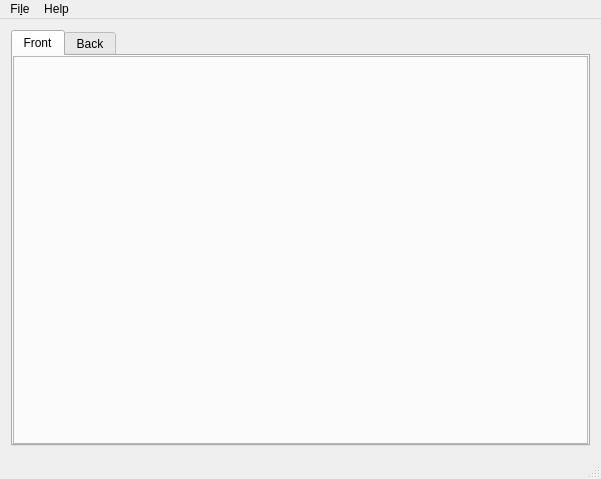
<?xml version="1.0" encoding="UTF-8"?>
<ui version="4.0">
 <class>MainWindow</class>
 <widget class="QMainWindow" name="MainWindow">
  <property name="geometry">
   <rect>
    <x>0</x>
    <y>0</y>
    <width>601</width>
    <height>479</height>
   </rect>
  </property>
  <property name="sizePolicy">
   <sizepolicy hsizetype="Minimum" vsizetype="Minimum">
    <horstretch>0</horstretch>
    <verstretch>0</verstretch>
   </sizepolicy>
  </property>
  <property name="windowTitle">
   <string>MIDI Flashlight</string>
  </property>
  <property name="windowIcon">
   <iconset resource="images.qrc">
    <normaloff>:/images/logo_32x32.png</normaloff>:/images/logo_32x32.png</iconset>
  </property>
  <widget class="QWidget" name="centralWidget">
   <layout class="QGridLayout" name="gridLayout_2">
    <item row="0" column="0">
     <widget class="QTabWidget" name="tabWidget">
      <property name="sizePolicy">
       <sizepolicy hsizetype="Expanding" vsizetype="Expanding">
        <horstretch>0</horstretch>
        <verstretch>0</verstretch>
       </sizepolicy>
      </property>
      <property name="currentIndex">
       <number>0</number>
      </property>
      <widget class="QWidget" name="tabFront">
       <property name="sizePolicy">
        <sizepolicy hsizetype="Expanding" vsizetype="Expanding">
         <horstretch>0</horstretch>
         <verstretch>0</verstretch>
        </sizepolicy>
       </property>
       <property name="minimumSize">
        <size>
         <width>400</width>
         <height>270</height>
        </size>
       </property>
       <property name="styleSheet">
        <string notr="true"/>
       </property>
       <attribute name="title">
        <string>Front</string>
       </attribute>
       <layout class="QHBoxLayout" name="horizontalLayoutFront">
        <property name="spacing">
         <number>0</number>
        </property>
        <property name="leftMargin">
         <number>0</number>
        </property>
        <property name="topMargin">
         <number>0</number>
        </property>
        <property name="rightMargin">
         <number>0</number>
        </property>
        <property name="bottomMargin">
         <number>0</number>
        </property>
        <item>
         <widget class="lightsFront" name="labelFront">
          <property name="sizePolicy">
           <sizepolicy hsizetype="Expanding" vsizetype="Expanding">
            <horstretch>0</horstretch>
            <verstretch>0</verstretch>
           </sizepolicy>
          </property>
          <property name="minimumSize">
           <size>
            <width>400</width>
            <height>270</height>
           </size>
          </property>
          <property name="styleSheet">
           <string notr="true"/>
          </property>
          <property name="frameShape">
           <enum>QFrame::StyledPanel</enum>
          </property>
          <property name="frameShadow">
           <enum>QFrame::Sunken</enum>
          </property>
          <property name="text">
           <string/>
          </property>
         </widget>
        </item>
       </layout>
      </widget>
      <widget class="QWidget" name="tabBack">
       <attribute name="title">
        <string>Back</string>
       </attribute>
       <layout class="QHBoxLayout" name="horizontalLayoutBack">
        <property name="spacing">
         <number>0</number>
        </property>
        <property name="leftMargin">
         <number>0</number>
        </property>
        <property name="topMargin">
         <number>0</number>
        </property>
        <property name="rightMargin">
         <number>0</number>
        </property>
        <property name="bottomMargin">
         <number>0</number>
        </property>
        <item>
         <widget class="lightsBack" name="labelBack">
          <property name="frameShape">
           <enum>QFrame::StyledPanel</enum>
          </property>
          <property name="frameShadow">
           <enum>QFrame::Sunken</enum>
          </property>
          <property name="text">
           <string/>
          </property>
         </widget>
        </item>
       </layout>
      </widget>
     </widget>
    </item>
   </layout>
  </widget>
  <widget class="QMenuBar" name="menuBar">
   <property name="geometry">
    <rect>
     <x>0</x>
     <y>0</y>
     <width>601</width>
     <height>30</height>
    </rect>
   </property>
   <widget class="QMenu" name="menuFile">
    <property name="title">
     <string>Fi&amp;le</string>
    </property>
    <widget class="QMenu" name="menu_Open_port">
     <property name="cursor">
      <cursorShape>ArrowCursor</cursorShape>
     </property>
     <property name="title">
      <string>&amp;Open port</string>
     </property>
    </widget>
    <widget class="QMenu" name="menuNework">
     <property name="title">
      <string>&amp;Nework</string>
     </property>
     <addaction name="actionAny"/>
    </widget>
    <addaction name="menu_Open_port"/>
    <addaction name="menuNework"/>
    <addaction name="actionExit"/>
   </widget>
   <widget class="QMenu" name="menuHelp">
    <property name="title">
     <string>Help</string>
    </property>
    <addaction name="actionAbout"/>
   </widget>
   <addaction name="menuFile"/>
   <addaction name="menuHelp"/>
  </widget>
  <widget class="QStatusBar" name="statusBar"/>
  <action name="actionExit">
   <property name="text">
    <string>&amp;Exit</string>
   </property>
  </action>
  <action name="actionAny">
   <property name="text">
    <string>&amp;any</string>
   </property>
  </action>
  <action name="actionAbout">
   <property name="text">
    <string>&amp;About</string>
   </property>
  </action>
 </widget>
 <layoutdefault spacing="6" margin="11"/>
 <customwidgets>
  <customwidget>
   <class>lightsFront</class>
   <extends>QLabel</extends>
   <header>lightsfront.h</header>
  </customwidget>
  <customwidget>
   <class>lightsBack</class>
   <extends>QLabel</extends>
   <header>lightsback.h</header>
  </customwidget>
 </customwidgets>
 <resources>
  <include location="images.qrc"/>
 </resources>
 <connections/>
</ui>
